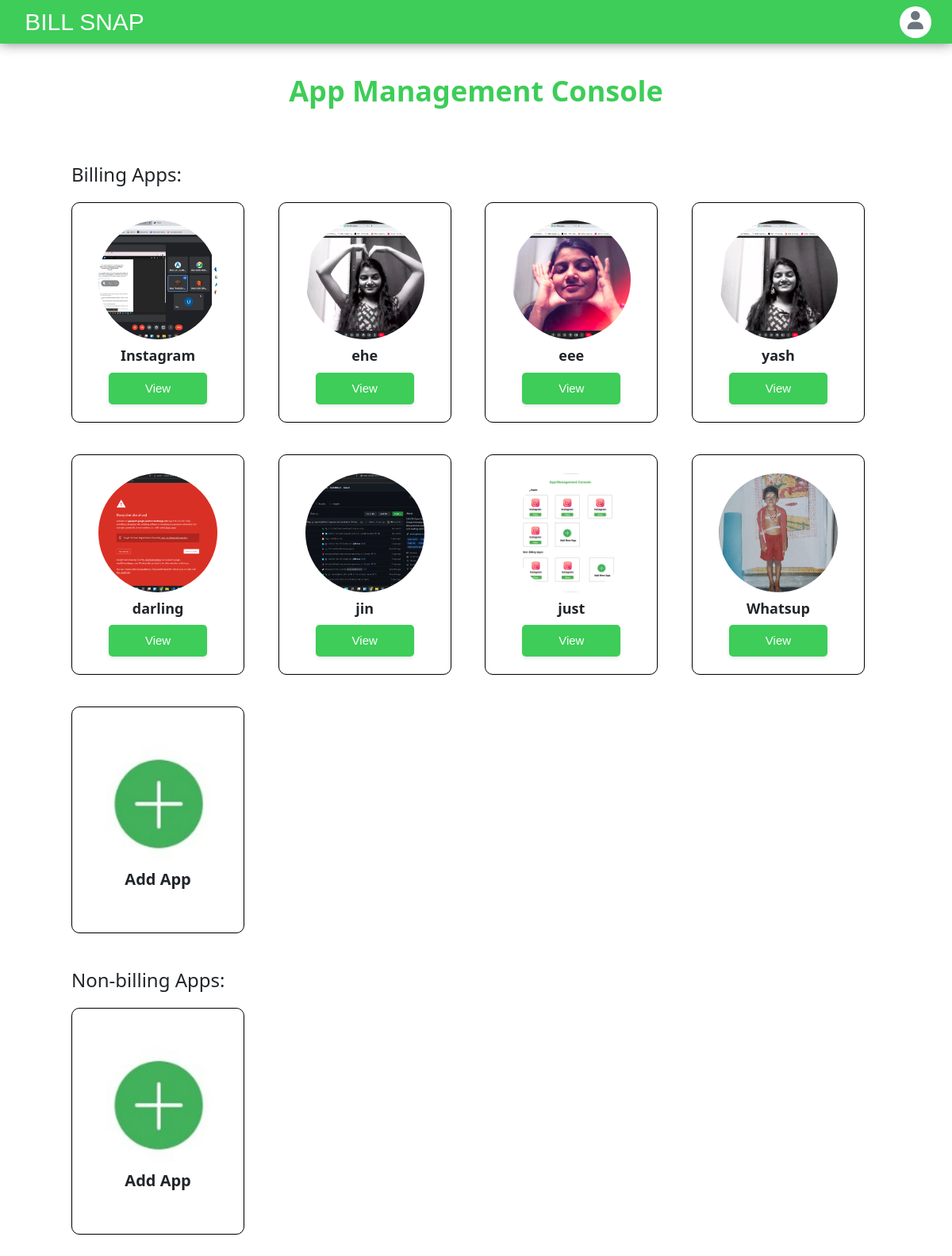
The page /apps/all/ (signed in) on the database its author committed.
### apps/models.py (models this page shows, shortened)
class applists(models.Model):
    author= models.ForeignKey(User, on_delete=models.CASCADE)
    appname=models.CharField(verbose_name='App name',primary_key=True,max_length=50,unique=True,null=False)
    appimg=models.ImageField(upload_to = 'app_images',null=True,blank=True)
    date_published= models.DateTimeField(auto_now_add=True)
    date_modified = models.DateTimeField(auto_now=True)
    slug = models.SlugField(max_length=255, null=True, unique=True, editable=False)
    is_billing = models.BooleanField(default=True)

### apps/views.py (the view)
# urls.py: path('all/', views.showapps, name='showapps'),
@login_required
def showapps(request):
    appli=applists.objects.all()
    leni=len(appli)
    mssg="logged in sucessfully"
    logger.info(request.user.username+"_seen the whole applist")
    return render(request,'showapps.html',{'showapp':appli,'leni':leni,'msg':mssg})

### templates/showapps.html (shortened to what this page needs)
{% load static %}
<!DOCTYPE html>
<html lang="en">
<head>
    <link href="https://cdn.jsdelivr.net/npm/bootstrap@5.1.3/dist/css/bootstrap.min.css" rel="stylesheet"
 />
    <link href='https://unpkg.com/boxicons@2.0.7/css/boxicons.min.css' rel='stylesheet'>
    <link rel="stylesheet" href="https://cdnjs.cloudflare.com/ajax/libs/font-awesome/6.1.1/css/all.min.css" />
    <link rel="stylesheet" href="{% static 'assets/styles.css'%}">
    <link rel="stylesheet" href="{% static 'w3.css' %}" />
</head>
<body class="w3-padding">
    {% include "dashnav.html" %}
    <div class="main mx-auto">
        <h1 class="applist "><b>App Management Console</b></h1>
        <div class="container">
            <div class="row">
                <h3>Billing Apps:</h3>
                {% if leni != 0 %}
                {% for i in showapp %}
                {% if i.is_billing %}
                <div class="col-md-6 col-xl-3">
                    <div class="card  py-2">
                        <div class="card-body">
                            <div class="top">
                                <div class="app-img-container">
                                    <a href="{% url 'dashboard' i.slug %}"><img src="{{i.appimg.url}}" alt=""
                                            class="img-fluid app-img"></a>
                                </div>
                                <div>
                                    <h5><b>{{i.appname}}</b></h5>
                                </div>
                            </div>
                            <div class="bottom">
                                <ul class="social-links list-inline mb-0">
                                    <a href="{% url 'dashboard' i.slug %}"><button
                                            class="b-primary px-5 py-2">View</button></a>
                                </ul>
                            </div>
                        </div>
                    </div>
                </div>
                {% endif %}
                {% endfor %}
                {% else %}
                <h2>no apps found</h2>
                {% endif%}
                <div class="col-md-6 col-xl-3">
                    <div class="card m-b-30 py-3">
                        <div class="card-body">
                            <div class="top">
                                <div class="app-img-container mt-3">
                                    <a href="{% url 'addapp'%}"><img src="{% static 'assets/image/addbtn.jpeg' %}"
                                            alt="" class="img-fluid app-img"></a>
                                </div>
                                <div class="mb-3">
                                    <h4><b>Add App</b></h4>
                                </div>
                            </div>
                        </div>
                    </div>
                </div>
            </div>
            <div class="row mt-3">
                <h3>Non-billing Apps:</h3>
                <div class="col-md-6 col-xl-3">
                    <div class="card m-b-30 py-3">
                        <div class="card-body">
                            <div class="top">
                                <div class="app-img-container mt-3">
                                    <a href="{% url 'addapp'%}"><img src="{% static 'assets/image/addbtn.jpeg' %}"
                                            alt="" class="img-fluid app-img"></a>
                                </div>
                                <div class="mb-3">
                                    <h4><b>Add App</b></h4>
                                </div>
                            </div>
                        </div>
                    </div>
                </div>
            </div>
        </div>
    </div>
</body>
</html>

### static/assets/styles.css (style rules this page uses)
body { background: white; }
button { height: 50px; }
.b-primary { font-weight: bold; font-size: 16px; line-height: 20px; text-align: center; letter-spacing: 0.08em; text-transform: uppercase; padding: 12px 24px; border-radius: 4px; border: 1px solid transparent; background: #3dcd58; color: white; box-shadow: 0px 0px 1px rgba(40, 41, 61, 0.04), 0px 2px 4px rgba(96, 97, 112, 0.16); }
html, body { height: 100%; }
body { background: #e5e5e566; }
.main { padding-top: 55px; width: 100%; height: 100%; justify-content: flex-start; max-height: 100vh; }
div > a { text-decoration: none; color: rgb(36, 35, 35); }
@media (min-width: 767px) { .main { top: 55px; } }
* { box-sizing: border-box; }
.b-primary { margin-bottom: 5px; }
body { font-family: Arial, Helvetica, sans-serif; }
.container { border-radius: 30px; background-color: #f2f2f2; padding: 60px; }
body { margin-top: 20px; background: #f5f5f5; }
.card { border: none; -webkit-box-shadow: 0 1px 2px 0 rgba(0, 0, 0, 0.05); box-shadow: 0 1px 2px 0 rgba(0, 0, 0, 0.05); margin-bottom: 30px; }
h1, h2, h3, h4, h5, h6 { margin: 0 0 10px; font-weight: 600; }
a { color: #707070; }
.applist { color: #3dcd58; text-align: center; margin-top: 30px; }
body { margin-top: 20px; }
img { vertical-align: middle; border-style: none; height: 90px; }
body { margin-top: 20px; background: white; }
body { overflow-x: hidden; }

### static/w3.css (style rules this page uses)
html { box-sizing:border-box }
*,*:before,*:after { box-sizing:inherit }
html { -ms-text-size-adjust:100%;-webkit-text-size-adjust:100% }
body { margin:0 }
a { background-color:transparent }
b,strong { font-weight:bolder }
img { border-style:none }
button,input,select,textarea,optgroup { font:inherit;margin:0 }
button,input { overflow:visible }
button,select { text-transform:none }
button,[type=button],[type=reset],[type=submit] { -webkit-appearance:button }
html,body { font-family:Verdana,sans-serif;font-size:15px;line-height:1.5 }
html { overflow-x:hidden }
h1 { font-size:36px }
h3 { font-size:24px }
h4 { font-size:20px }
h5 { font-size:18px }
h1,h2,h3,h4,h5,h6 { font-family:"Segoe UI",Arial,sans-serif;font-weight:400;margin:10px 0 }
img { vertical-align:middle }
a { color:inherit }
.w3-padding { padding:8px 16px!important }

### templates/showapps.html (style rules this page uses)
.app-img-container { width: 150px; height: 150px; }
.app-img { width: 100%; height: 100%; object-fit: cover; border-radius: 50%; }
.top { display: flex; align-items: center; justify-content: center; flex-direction: column; }
.bottom { display: flex; align-items: center; justify-content: center; }
a { all: unset; cursor: pointer; }
.b-primary { all: unset; background: #3dcd58; color: white; box-shadow: 0px 0px 1px rgb(40 41 61 / 4%), 0px 2px 4px rgb(96 97 112 / 16%); border: 1px solid transparent; border-radius: 5px; }
.card { border-radius: 10px; border: 1px solid black; margin-right: 20px; margin-top: 10px; }
.container { background-color: white; }

### rows shown on the page
applists: appimg (picture), appname "Instagram"
applists: appimg (picture), appname "ehe"
applists: appimg (picture), appname "eee"
applists: appimg (picture), appname "yash"
applists: appimg (picture), appname "darling"
applists: appimg (picture), appname "jin"
applists: appimg (picture), appname "just"
applists: appimg (picture), appname "Whatsup"
